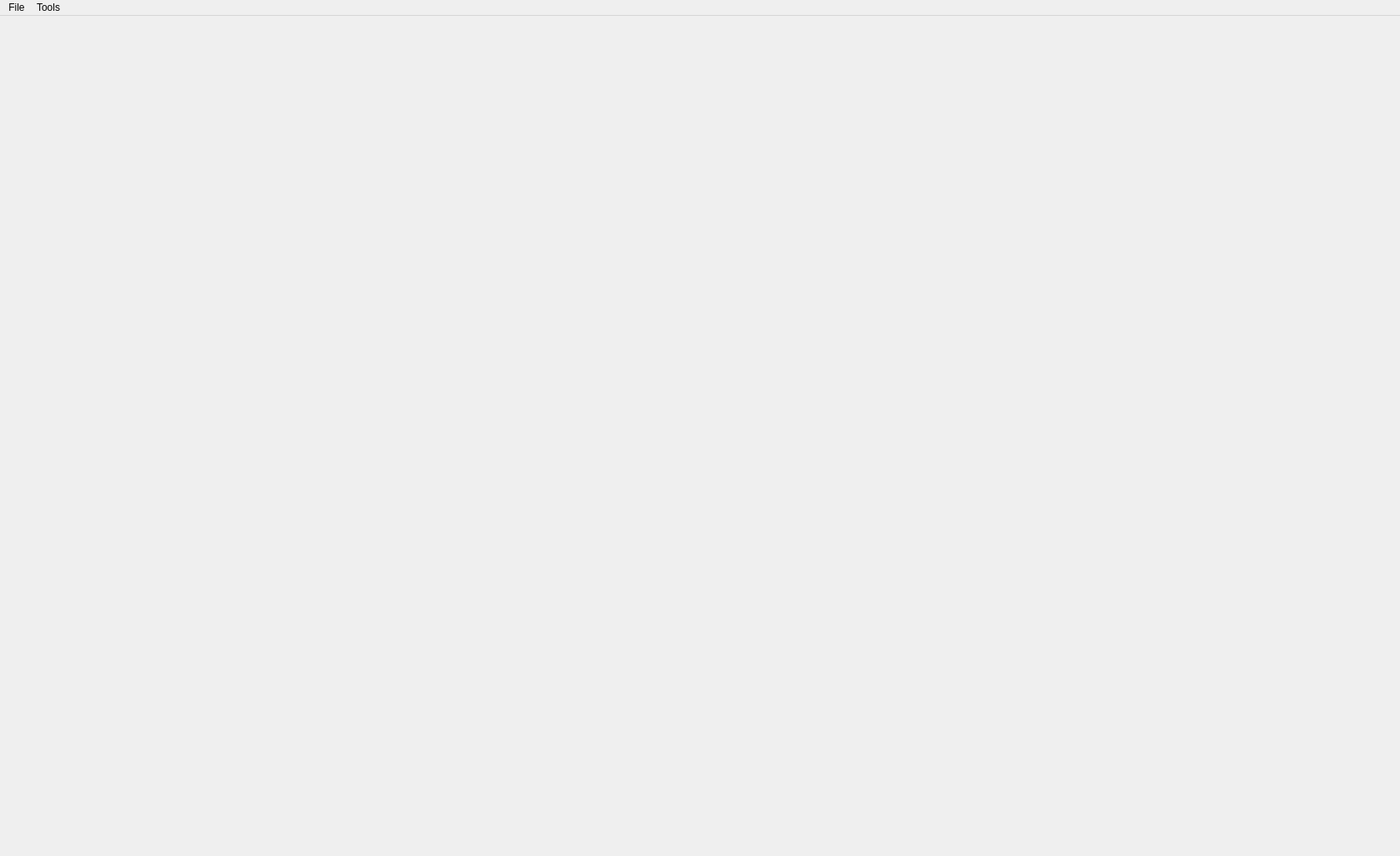
<?xml version="1.0" encoding="UTF-8"?>
<ui version="4.0">
 <author>Melvin Strobl</author>
 <class>MainWindow</class>
 <widget class="QMainWindow" name="MainWindow">
  <property name="geometry">
   <rect>
    <x>0</x>
    <y>0</y>
    <width>1680</width>
    <height>1027</height>
   </rect>
  </property>
  <property name="windowTitle">
   <string>UNote</string>
  </property>
  <property name="toolTipDuration">
   <number>5</number>
  </property>
  <property name="iconSize">
   <size>
    <width>64</width>
    <height>64</height>
   </size>
  </property>
  <widget class="QWidget" name="centralwidget">
   <layout class="QVBoxLayout" name="verticalLayout_6">
    <item>
     <layout class="QGridLayout" name="gridLayout"/>
    </item>
   </layout>
  </widget>
  <widget class="QMenuBar" name="menubar">
   <property name="geometry">
    <rect>
     <x>0</x>
     <y>0</y>
     <width>1680</width>
     <height>23</height>
    </rect>
   </property>
   <widget class="QMenu" name="menuFile">
    <property name="title">
     <string>File</string>
    </property>
    <addaction name="actionLoad_PDF"/>
    <addaction name="separator"/>
    <addaction name="actionPreferences"/>
    <addaction name="separator"/>
    <addaction name="actionExit"/>
   </widget>
   <widget class="QMenu" name="menuTools">
    <property name="title">
     <string>Tools</string>
    </property>
    <addaction name="actionInsert_Text"/>
   </widget>
   <addaction name="menuFile"/>
   <addaction name="menuTools"/>
  </widget>
  <action name="actionExit">
   <property name="checkable">
    <bool>false</bool>
   </property>
   <property name="text">
    <string>Exit</string>
   </property>
   <property name="shortcut">
    <string>Esc</string>
   </property>
  </action>
  <action name="actionPreferences">
   <property name="text">
    <string>Preferences</string>
   </property>
   <property name="shortcut">
    <string>P</string>
   </property>
  </action>
  <action name="actionLoad_PDF">
   <property name="text">
    <string>Load PDF</string>
   </property>
   <property name="shortcut">
    <string>O</string>
   </property>
  </action>
  <action name="actionInsert_Text">
   <property name="text">
    <string>Insert Text</string>
   </property>
   <property name="shortcut">
    <string>T</string>
   </property>
  </action>
 </widget>
 <resources/>
 <connections/>
</ui>
